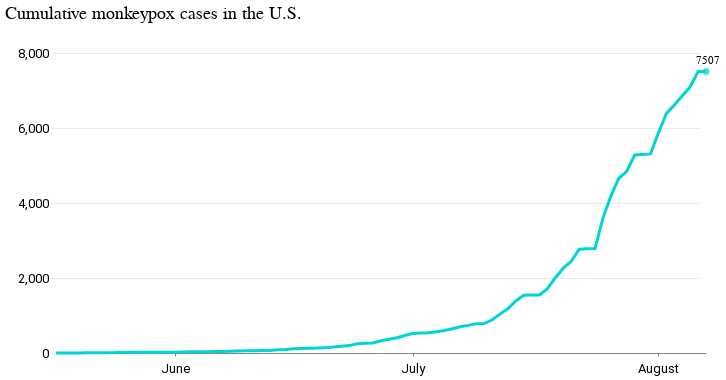

This figure's notebook cell:
### Code cell
chart

### Figure 1 — Vega-Lite specification as saved in the notebook (floating-point values rounded to 4 significant figures)
{"$schema": "https://vega.github.io/schema/vega-lite/v4.17.0.json", "config": {"arc": {"fill": "#00d4d8"}, "area": {"fill": "#00d4d8"}, "axis": {"labelFont": "Roboto, sans", "labelFontSize": 13, "labelFontWeight": "normal", "titleFont": "Roboto", "titleFontSize": 15, "titleFontWeight": "normal"}, "axisX": {"grid": false, "labelAngle": 0, "labelPadding": 6, "tickSize": 3}, "axisY": {"domainOpacity": 0, "gridColor": "#dddddd", "gridWidth": 0.6, "labelBaseline": "middle", "maxExtent": 45, "minExtent": 45, "offset": 6, "tickSize": 0, "titleAlign": "left", "titleAngle": 0, "titleColor": "#767676", "titleX": -45, "titleY": -11}, "background": "#ffffff", "bar": {"fill": "#00d4d8"}, "legend": {"labelFont": "Roboto, sans", "labelFontSize": 13, "orient": "top", "symbolType": "stroke", "titleFont": "Roboto", "titleFontSize": 15, "titleFontWeight": "normal"}, "line": {"stroke": "#00d4d8", "strokeWidth": 3}, "path": {"stroke": "#00d4d8"}, "point": {"stroke": "#00d4d8"}, "range": {"category": ["#005f66", "#e37e2d", "#d64a3b", "#76b0ef", "#c1bc40"], "diverging": ["#e68a4f", "#f4bb6a", "#f9e39c", "#dadfe2", "#a6b7c6", "#849eae"], "heatmap": ["#7ff6f6", "#00eeef", "#00d4d8", "#00abb2", "#00848b", "#fbf2c7", "#00363d"], "ordinal": ["#7ff6f6", "#00eeef", "#00d4d8", "#00abb2", "#00848b", "#fbf2c7", "#00363d"], "ramp": ["#7ff6f6", "#00eeef", "#00d4d8", "#00abb2", "#00848b", "#fbf2c7", "#00363d"]}, "rect": {"fill": "#00d4d8"}, "shape": {"stroke": "#00d4d8"}, "symbol": {"fill": "#00d4d8", "size": 30}, "title": {"anchor": "start", "font": "Summit Sans", "fontColor": "palette[\"black\"]", "fontSize": 18, "fontWeight": "normal"}, "view": {"height": 450, "strokeOpacity": 0, "width": 800}}, "datasets": {"data-05b273b1b44fb92f4cab30c30d70dceb": [{"cases": 0, "cumulative_sum": 7507, "date": "2022-08-07"}, {"cases": 408, "cumulative_sum": 7507, "date": "2022-08-06"}, {"cases": 483, "cumulative_sum": 7099, "date": "2022-08-05"}, {"cases": 229, "cumulative_sum": 6616, "date": "2022-08-03"}, {"cases": 516, "cumulative_sum": 6387, "date": "2022-08-02"}, {"cases": 562, "cumulative_sum": 5871, "date": "2022-08-01"}, {"cases": 14, "cumulative_sum": 5309, "date": "2022-07-31"}, {"cases": 16, "cumulative_sum": 5295, "date": "2022-07-30"}, {"cases": 435, "cumulative_sum": 5279, "date": "2022-07-29"}, {"cases": 184, "cumulative_sum": 4844, "date": "2022-07-28"}, {"cases": 476, "cumulative_sum": 4660, "date": "2022-07-27"}, {"cases": 586, "cumulative_sum": 4184, "date": "2022-07-26"}, {"cases": 812, "cumulative_sum": 3598, "date": "2022-07-25"}, {"cases": 6, "cumulative_sum": 2786, "date": "2022-07-24"}, {"cases": 13, "cumulative_sum": 2780, "date": "2022-07-23"}, {"cases": 322, "cumulative_sum": 2767, "date": "2022-07-22"}, {"cases": 183, "cumulative_sum": 2445, "date": "2022-07-21"}, {"cases": 255, "cumulative_sum": 2262, "date": "2022-07-20"}, {"cases": 292, "cumulative_sum": 2007, "date": "2022-07-19"}, {"cases": 168, "cumulative_sum": 1715, "date": "2022-07-18"}, {"cases": 1, "cumulative_sum": 1547, "date": "2022-07-17"}, {"cases": 7, "cumulative_sum": 1546, "date": "2022-07-16"}, {"cases": 152, "cumulative_sum": 1539, "date": "2022-07-15"}, {"cases": 209, "cumulative_sum": 1387, "date": "2022-07-14"}, {"cases": 141, "cumulative_sum": 1178, "date": "2022-07-13"}, {"cases": 157, "cumulative_sum": 1037, "date": "2022-07-12"}, {"cases": 95, "cumulative_sum": 880, "date": "2022-07-11"}, {"cases": 7, "cumulative_sum": 785, "date": "2022-07-10"}, {"cases": 41, "cumulative_sum": 778, "date": "2022-07-09"}, {"cases": 36, "cumulative_sum": 737, "date": "2022-07-08"}, {"cases": 53, "cumulative_sum": 701, "date": "2022-07-07"}, {"cases": 46, "cumulative_sum": 648, "date": "2022-07-06"}, {"cases": 36, "cumulative_sum": 602, "date": "2022-07-05"}, {"cases": 24, "cumulative_sum": 566, "date": "2022-07-04"}, {"cases": 8, "cumulative_sum": 542, "date": "2022-07-03"}, {"cases": 15, "cumulative_sum": 534, "date": "2022-07-02"}, {"cases": 54, "cumulative_sum": 519, "date": "2022-07-01"}, {"cases": 57, "cumulative_sum": 465, "date": "2022-06-30"}, {"cases": 42, "cumulative_sum": 408, "date": "2022-06-29"}, {"cases": 40, "cumulative_sum": 366, "date": "2022-06-28"}, {"cases": 60, "cumulative_sum": 326, "date": "2022-06-27"}, {"cases": 9, "cumulative_sum": 266, "date": "2022-06-26"}, {"cases": 12, "cumulative_sum": 257, "date": "2022-06-25"}, {"cases": 48, "cumulative_sum": 245, "date": "2022-06-24"}, {"cases": 20, "cumulative_sum": 197, "date": "2022-06-23"}, {"cases": 20, "cumulative_sum": 177, "date": "2022-06-22"}, {"cases": 14, "cumulative_sum": 157, "date": "2022-06-21"}, {"cases": 11, "cumulative_sum": 143, "date": "2022-06-20"}, {"cases": 4, "cumulative_sum": 132, "date": "2022-06-19"}, {"cases": 9, "cumulative_sum": 128, "date": "2022-06-18"}, {"cases": 8, "cumulative_sum": 119, "date": "2022-06-17"}, {"cases": 17, "cumulative_sum": 111, "date": "2022-06-16"}, {"cases": 10, "cumulative_sum": 94, "date": "2022-06-15"}, {"cases": 15, "cumulative_sum": 84, "date": "2022-06-14"}, {"cases": 3, "cumulative_sum": 69, "date": "2022-06-13"}, {"cases": 5, "cumulative_sum": 66, "date": "2022-06-12"}, {"cases": 2, "cumulative_sum": 61, "date": "2022-06-11"}, {"cases": 4, "cumulative_sum": 59, "date": "2022-06-10"}, {"cases": 7, "cumulative_sum": 55, "date": "2022-06-09"}, {"cases": 6, "cumulative_sum": 48, "date": "2022-06-08"}, {"cases": 4, "cumulative_sum": 42, "date": "2022-06-07"}, {"cases": 5, "cumulative_sum": 38, "date": "2022-06-06"}, {"cases": 0, "cumulative_sum": 33, "date": "2022-06-05"}, {"cases": 2, "cumulative_sum": 33, "date": "2022-06-04"}, {"cases": 6, "cumulative_sum": 31, "date": "2022-06-03"}, {"cases": 3, "cumulative_sum": 25, "date": "2022-06-02"}, {"cases": 1, "cumulative_sum": 22, "date": "2022-06-01"}, {"cases": 3, "cumulative_sum": 21, "date": "2022-05-31"}, {"cases": 0, "cumulative_sum": 18, "date": "2022-05-30"}, {"cases": 1, "cumulative_sum": 18, "date": "2022-05-29"}, {"cases": 0, "cumulative_sum": 17, "date": "2022-05-28"}, {"cases": 3, "cumulative_sum": 17, "date": "2022-05-27"}, {"cases": 2, "cumulative_sum": 14, "date": "2022-05-26"}, {"cases": 2, "cumulative_sum": 12, "date": "2022-05-25"}, {"cases": 1, "cumulative_sum": 10, "date": "2022-05-24"}, {"cases": 4, "cumulative_sum": 9, "date": "2022-05-23"}, {"cases": 1, "cumulative_sum": 5, "date": "2022-05-22"}, {"cases": 2, "cumulative_sum": 4, "date": "2022-05-21"}, {"cases": 1, "cumulative_sum": 2, "date": "2022-05-20"}, {"cases": 0, "cumulative_sum": 1, "date": "2022-05-19"}, {"cases": 0, "cumulative_sum": 1, "date": "2022-05-18"}, {"cases": 1, "cumulative_sum": 1, "date": "2022-05-17"}], "data-7be9086fe9f38c47805a56e950a09803": [{"cases": 0, "cumulative_sum": 7507, "date": "2022-08-07"}], "data-ffc3c7f034ca2dd087a46b98eaab5cd4": [{"cases": 408, "cumulative_sum": 7507, "date": "2022-08-06"}]}, "layer": [{"data": {"name": "data-05b273b1b44fb92f4cab30c30d70dceb"}, "encoding": {"x": {"axis": {"tickCount": 5}, "field": "date", "title": "", "type": "temporal"}, "y": {"axis": {"tickCount": 5}, "field": "cumulative_sum", "title": " ", "type": "quantitative"}}, "height": 300, "mark": "line", "title": "Cumulative monkeypox cases in the U.S.", "width": 650}, {"data": {"name": "data-ffc3c7f034ca2dd087a46b98eaab5cd4"}, "encoding": {"text": {"field": "cumulative_sum", "type": "quantitative"}, "x": {"field": "date", "type": "temporal"}, "y": {"field": "cumulative_sum", "type": "quantitative"}}, "mark": {"dx": 10, "dy": -10, "type": "text"}}, {"data": {"name": "data-7be9086fe9f38c47805a56e950a09803"}, "encoding": {"x": {"field": "date", "type": "temporal"}, "y": {"field": "cumulative_sum", "type": "quantitative"}}, "mark": {"color": "#00d4d8", "size": 50, "type": "circle"}}]}
